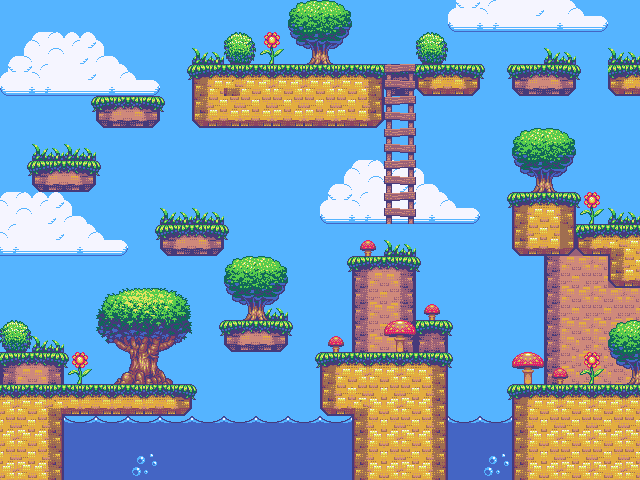

This game map was drawn from its Tiled (.tmx) file and the tilesets committed beside it. A one-line description and the trimmed map source follow:
An orthogonal 20x15 tile map with 32x32 px tiles, 1 tile layer (Tile Layer 1) and 25 objects (10x platform, 10x ground, 2x wall, player, water, ...).

<map version="1.10" tiledversion="1.10.1" orientation="orthogonal" renderorder="right-down" width="20" height="15" tilewidth="32" tileheight="32" infinite="0" nextlayerid="5" nextobjectid="94">
 <tileset firstgid="1" source="generic_platformer_tiles.tsx" />
 <objectgroup id="3" name="objects">
  <object id="5" name="platform" x="32" y="160">
   <polygon points="0,0 64,0 64,11.2797 0,11.2797" />
  </object>
  <object id="6" name="platform" x="160" y="224">
   <polygon points="0,0 64,0 64,11.8891 0,11.8891" />
  </object>
  <object id="11" name="ground" x="416" y="64">
   <polygon points="0,0 64,0 64,30.9024 0,30.9024" />
  </object>
  <object id="34" name="ground" x="640" y="384">
   <polygon points="0,0 -128,0 -128,96 0,96" />
  </object>
  <object id="35" name="platform" x="352" y="256">
   <polygon points="0,0 64,0 64,10.6211 0,10.6211" />
  </object>
  <object id="36" name="platform" x="448" y="320">
   <polygon points="0,0 0,31.5895 -32,31.5895 -32,0" />
  </object>
  <object id="37" name="ground" x="512" y="192">
   <polygon points="0,0 64,0 64,64 0,64" />
  </object>
  <object id="40" name="ground" x="320" y="352">
   <polygon points="0,0 128,0 128,47.2186 0,47.2186 0,0" />
  </object>
  <object id="42" name="player" x="75.2334" y="352.004" width="13.1131" height="29.654" />
  <object id="43" name="water" x="512.351" y="435.763">
   <polygon points="0,0 0,206.953 -447.813,206.953 -447.813,0" />
  </object>
  <object id="49" name="wall" x="0" y="-64">
   <polygon points="0,0 0,640 -64,640 -64,0" />
  </object>
  <object id="50" name="wall" x="640" y="-64">
   <polygon points="0,0 0,640 32,640 32,0" />
  </object>
  <object id="62" name="ground" x="608" y="64">
   <polygon points="0,0 32,0 32,32 0,32" />
  </object>
  <object id="67" name="ground" x="384" y="64">
   <polygon points="0,0 0,62.0083 -192.325,62.0083 -192.325,0" />
  </object>
  <object id="69" name="ground" x="64.3496" y="384">
   <polygon points="0,0 0,64 -64.3496,64 -64.3496,0" />
  </object>
  <object id="70" name="platform" x="64.7796" y="384">
   <polygon points="0,0 127.22,0 127.22,32 0,32" />
  </object>
  <object id="71" name="platform" x="0" y="352">
   <polygon points="0,0 64,0 64,32 0,32" />
  </object>
  <object id="72" name="ground" x="608" y="224">
   <polygon points="0,0 0,64 32,64 32,0" />
  </object>
  <object id="73" name="ground" x="608" y="224">
   <polygon points="0,0 -32,0 -32,32 0,32" />
  </object>
  <object id="74" name="ground" x="64" y="448">
   <polygon points="0,0 0,32 -64,32 -64,0" />
  </object>
  <object id="76" name="ladder" x="384" y="66.5168">
   <polygon points="0,0 32,0 32,156.565 0,156.565" />
  </object>
  <object id="83" name="platform" x="512" y="96">
   <polygon points="0,0 64,0 64.0039,-31.4407 0.000192219,-31.4343" />
  </object>
  <object id="85" name="platform" x="96" y="96">
   <polygon points="0,0 64,0 64,32 0,32" />
  </object>
  <object id="86" name="platform" x="224" y="320">
   <polygon points="0,0 64,0 64,32 0,32" />
  </object>
  <object id="87" name="platform" x="416" y="64">
   <polygon points="0,0 -32,0 -32.0078,2.50391 0,2.51172" />
  </object>
 </objectgroup>
 <layer id="1" name="Tile Layer 1" width="20" height="15">
  <data>[300 cells, 300 non-empty, 254 distinct tile ids]</data>
 </layer>
</map>